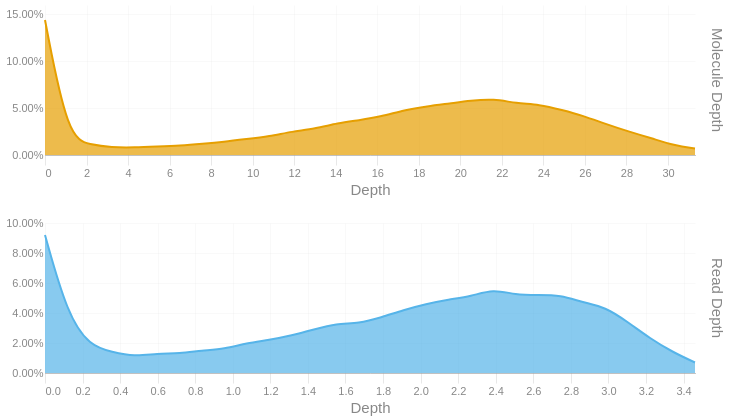

The code cell stored with this chart in its notebook:
### Code cell
readdep = depth_hist(tb['Read Depth'], q99, 3)
readdep = readdep.with_columns(pl.lit('Read Depth').alias('Metric'))
if not SKIPLR:
    moldep = depth_hist(tb['Molecule Depth'], mol_q99, 1)
    moldep = moldep.with_columns(pl.lit('Molecule Depth').alias('Metric'))
    _hist = pl.concat([readdep, moldep])
    _hist = _hist.filter(pl.col('Proportion') != 0)
    with SafeRender(_hist):
        (
            alt.Chart(_hist)        
            .mark_area(interpolate = "basis")
            .encode(
                x=alt.X('Bin:Q').scale(domainMin=0).axis(alt.Axis(title='Depth')),
                y = alt.Y('Proportion:Q', title = None).axis(format = '.2%'),
                color = alt.Color('Metric:N').legend(None),
                row = alt.Row("Metric:N").header(title = None, labelOrient = 'right'),
                tooltip = [
                    alt.Tooltip("Metric:N", title = "Metric"),
                    alt.Tooltip('Interval:N', title = "Depth Interval"),
                    alt.Tooltip('Proportion:Q', title = "% Alignments").format('.2%')
                ]
            )
            .resolve_scale(x='independent', y='independent')
            .properties(
                height = 150, width = 650,
                usermeta={'embedOptions': {'downloadFileName': f'{samplename}.depth.hist'}}
            )
        ).display()
else:
    readdep = readdep.filter(pl.col('Proportion') != 0)
    with SafeRender(readdep):
        (
            alt.Chart(readdep)        
            .mark_area(interpolate = "basis")
            .encode(
                x=alt.X('Bin:Q').scale(domainMin=0).axis(alt.Axis(title='Depth')),
                y = alt.Y('Proportion:Q', title = None).axis(format = '.2%'),
                tooltip = [
                    alt.Tooltip('Interval:N', title = "Depth Interval"),
                    alt.Tooltip('Proportion:Q', title = "% Alignments").format('.2%')
                ]
            )
            .properties(
                usermeta={'embedOptions': {'downloadFileName': f'{samplename}.depth.hist'}}
            )
        ).display()

### Figure 1 — Vega-Lite specification as saved in the notebook (floating-point values rounded to 4 significant figures)
{"width": 650, "height": 150, "config": {"title": {"anchor": "start", "dy": -15, "fontSize": 18, "color": "#888888", "subtitleColor": "#888888", "subtitleFontSize": 14}, "arc": {"fill": "#0072B2"}, "axis": {"domainColor": "#888888", "domainWidth": 0.5, "gridWidth": 0.2, "grid": false, "titleFontWeight": 400, "titleFontSize": 15, "labelFontSize": 11, "labelColor": "#888888", "tickColor": "#888888", "tickWidth": 0.2, "titleColor": "#888888"}, "axisBand": {"grid": false}, "axisX": {"grid": true, "tickSize": 10, "domainCap": "round"}, "axisY": {"domain": false, "grid": true, "tickSize": 0, "domainCap": "round"}, "background": "transparent", "header": {"labelFontSize": 15, "labelColor": "#888888", "titleFontSize": 15, "titleFontWeight": 600, "titleColor": "#888888"}, "legend": {"labelFont": "sans-serif", "labelFontSize": 12, "labelColor": "#888888", "symbolSize": 100, "symbolType": "circle", "titleFontSize": 12, "titlePadding": 10, "titleColor": "#888888", "title": null}, "range": {"category": ["#E69F00", "#56B4E9", "#009E73", "#F0E442", "#0072B2", "#D55E00", "#CC79A7", "#000000"], "diverging": ["#cfe8f3", "#a2d4ec", "#73bfe2", "#46abdb", "#1696d2", "#12719e"]}, "area": {"fill": "#0072B2", "fillOpacity": 0.7, "line": true, "strokeOpacity": 0.7}, "line": {"color": "#0072B2", "stroke": "#0072B2", "strokeWidth": 2}, "trail": {"color": "#0072B2", "stroke": "#0072B2", "strokeWidth": 0, "size": 1}, "point": {"filled": true, "fillOpacity": 1.0, "size": 95}, "text": {"color": "#888888", "fontSize": 11, "align": "right", "fontWeight": 400, "size": 11}, "bar": {"fill": "#0072B2", "stroke": null}, "view": {"stroke": null, "continuousWidth": 660, "continuousHeight": 400}}, "data": {"name": "data-8285ac77419b6a260d98b19299cbf570"}, "mark": {"type": "area", "interpolate": "basis"}, "encoding": {"color": {"field": "Metric", "legend": null, "type": "nominal"}, "row": {"field": "Metric", "header": {"title": null, "labelOrient": "right"}, "type": "nominal"}, "tooltip": [{"field": "Metric", "title": "Metric", "type": "nominal"}, {"field": "Interval", "title": "Depth Interval", "type": "nominal"}, {"field": "Proportion", "format": ".2%", "title": "% Alignments", "type": "quantitative"}], "x": {"axis": {"title": "Depth"}, "field": "Bin", "scale": {"domainMin": 0}, "type": "quantitative"}, "y": {"axis": {"format": ".2%"}, "field": "Proportion", "title": null, "type": "quantitative"}}, "resolve": {"scale": {"x": "independent", "y": "independent"}}, "usermeta": {"embedOptions": {"downloadFileName": "TF26LRJL0096_50B_H_10484332_23Y22YLT4_L7.depth.hist"}}, "$schema": "https://vega.github.io/schema/vega-lite/v6.4.1.json", "datasets": {"data-8285ac77419b6a260d98b19299cbf570": [{"Bin": 0.0, "Interval": "0.0-0.119", "Proportion": 0.092, "Metric": "Read Depth"}, {"Bin": 0.119, "Interval": "0.119-0.239", "Proportion": 0.039, "Metric": "Read Depth"}, {"Bin": 0.239, "Interval": "0.239-0.358", "Proportion": 0.018, "Metric": "Read Depth"}, {"Bin": 0.358, "Interval": "0.358-0.477", "Proportion": 0.014, "Metric": "Read Depth"}, {"Bin": 0.477, "Interval": "0.477-0.597", "Proportion": 0.011, "Metric": "Read Depth"}, {"Bin": 0.597, "Interval": "0.597-0.716", "Proportion": 0.013, "Metric": "Read Depth"}, {"Bin": 0.716, "Interval": "0.716-0.835", "Proportion": 0.013, "Metric": "Read Depth"}, {"Bin": 0.835, "Interval": "0.835-0.955", "Proportion": 0.015, "Metric": "Read Depth"}, {"Bin": 0.955, "Interval": "0.955-1.074", "Proportion": 0.016, "Metric": "Read Depth"}, {"Bin": 1.074, "Interval": "1.074-1.193", "Proportion": 0.02, "Metric": "Read Depth"}, {"Bin": 1.193, "Interval": "1.193-1.313", "Proportion": 0.022, "Metric": "Read Depth"}, {"Bin": 1.313, "Interval": "1.313-1.432", "Proportion": 0.025, "Metric": "Read Depth"}, {"Bin": 1.432, "Interval": "1.432-1.551", "Proportion": 0.029, "Metric": "Read Depth"}, {"Bin": 1.551, "Interval": "1.551-1.671", "Proportion": 0.033, "Metric": "Read Depth"}, {"Bin": 1.671, "Interval": "1.671-1.79", "Proportion": 0.033, "Metric": "Read Depth"}, {"Bin": 1.79, "Interval": "1.79-1.909", "Proportion": 0.037, "Metric": "Read Depth"}, {"Bin": 1.909, "Interval": "1.909-2.029", "Proportion": 0.042, "Metric": "Read Depth"}, {"Bin": 2.029, "Interval": "2.029-2.148", "Proportion": 0.046, "Metric": "Read Depth"}, {"Bin": 2.148, "Interval": "2.148-2.267", "Proportion": 0.049, "Metric": "Read Depth"}, {"Bin": 2.267, "Interval": "2.267-2.387", "Proportion": 0.051, "Metric": "Read Depth"}, {"Bin": 2.387, "Interval": "2.387-2.506", "Proportion": 0.056, "Metric": "Read Depth"}, {"Bin": 2.506, "Interval": "2.506-2.625", "Proportion": 0.052, "Metric": "Read Depth"}, {"Bin": 2.625, "Interval": "2.625-2.745", "Proportion": 0.052, "Metric": "Read Depth"}, {"Bin": 2.745, "Interval": "2.745-2.864", "Proportion": 0.052, "Metric": "Read Depth"}, {"Bin": 2.864, "Interval": "2.864-2.983", "Proportion": 0.047, "Metric": "Read Depth"}, {"Bin": 2.983, "Interval": "2.983-3.103", "Proportion": 0.044, "Metric": "Read Depth"}, {"Bin": 3.103, "Interval": "3.103-3.222", "Proportion": 0.034, "Metric": "Read Depth"}, {"Bin": 3.222, "Interval": "3.222-3.341", "Proportion": 0.023, "Metric": "Read Depth"}, {"Bin": 3.341, "Interval": "3.341-3.461", "Proportion": 0.014, "Metric": "Read Depth"}, {"Bin": 3.461, "Interval": "3.461-3.58", "Proportion": 0.007, "Metric": "Read Depth"}, {"Bin": 0.0, "Interval": "0.0-1.1", "Proportion": 0.144, "Metric": "Molecule Depth"}, {"Bin": 1.1, "Interval": "1.1-2.2", "Proportion": 0.018, "Metric": "Molecule Depth"}, {"Bin": 2.2, "Interval": "2.2-3.2", "Proportion": 0.011, "Metric": "Molecule Depth"}, {"Bin": 3.2, "Interval": "3.2-4.3", "Proportion": 0.008, "Metric": "Molecule Depth"}, {"Bin": 4.3, "Interval": "4.3-5.4", "Proportion": 0.008, "Metric": "Molecule Depth"}, {"Bin": 5.4, "Interval": "5.4-6.5", "Proportion": 0.009, "Metric": "Molecule Depth"}, {"Bin": 6.5, "Interval": "6.5-7.6", "Proportion": 0.01, "Metric": "Molecule Depth"}, {"Bin": 7.6, "Interval": "7.6-8.6", "Proportion": 0.012, "Metric": "Molecule Depth"}, {"Bin": 8.6, "Interval": "8.6-9.7", "Proportion": 0.014, "Metric": "Molecule Depth"}, {"Bin": 9.7, "Interval": "9.7-10.8", "Proportion": 0.017, "Metric": "Molecule Depth"}, {"Bin": 10.8, "Interval": "10.8-11.9", "Proportion": 0.02, "Metric": "Molecule Depth"}, {"Bin": 11.9, "Interval": "11.9-13.0", "Proportion": 0.025, "Metric": "Molecule Depth"}, {"Bin": 13.0, "Interval": "13.0-14.1", "Proportion": 0.028, "Metric": "Molecule Depth"}, {"Bin": 14.1, "Interval": "14.1-15.1", "Proportion": 0.034, "Metric": "Molecule Depth"}, {"Bin": 15.1, "Interval": "15.1-16.2", "Proportion": 0.037, "Metric": "Molecule Depth"}, {"Bin": 16.2, "Interval": "16.2-17.3", "Proportion": 0.041, "Metric": "Molecule Depth"}, {"Bin": 17.3, "Interval": "17.3-18.4", "Proportion": 0.048, "Metric": "Molecule Depth"}, {"Bin": 18.4, "Interval": "18.4-19.5", "Proportion": 0.052, "Metric": "Molecule Depth"}, {"Bin": 19.5, "Interval": "19.5-20.5", "Proportion": 0.055, "Metric": "Molecule Depth"}, {"Bin": 20.5, "Interval": "20.5-21.6", "Proportion": 0.058, "Metric": "Molecule Depth"}, {"Bin": 21.6, "Interval": "21.6-22.7", "Proportion": 0.06, "Metric": "Molecule Depth"}, {"Bin": 22.7, "Interval": "22.7-23.8", "Proportion": 0.055, "Metric": "Molecule Depth"}, {"Bin": 23.8, "Interval": "23.8-24.9", "Proportion": 0.054, "Metric": "Molecule Depth"}, {"Bin": 24.9, "Interval": "24.9-25.9", "Proportion": 0.048, "Metric": "Molecule Depth"}, {"Bin": 25.9, "Interval": "25.9-27.0", "Proportion": 0.042, "Metric": "Molecule Depth"}, {"Bin": 27.0, "Interval": "27.0-28.1", "Proportion": 0.033, "Metric": "Molecule Depth"}, {"Bin": 28.1, "Interval": "28.1-29.2", "Proportion": 0.025, "Metric": "Molecule Depth"}, {"Bin": 29.2, "Interval": "29.2-30.3", "Proportion": 0.018, "Metric": "Molecule Depth"}, {"Bin": 30.3, "Interval": "30.3-31.3", "Proportion": 0.01, "Metric": "Molecule Depth"}, {"Bin": 31.3, "Interval": "31.3-32.43", "Proportion": 0.007, "Metric": "Molecule Depth"}]}}
